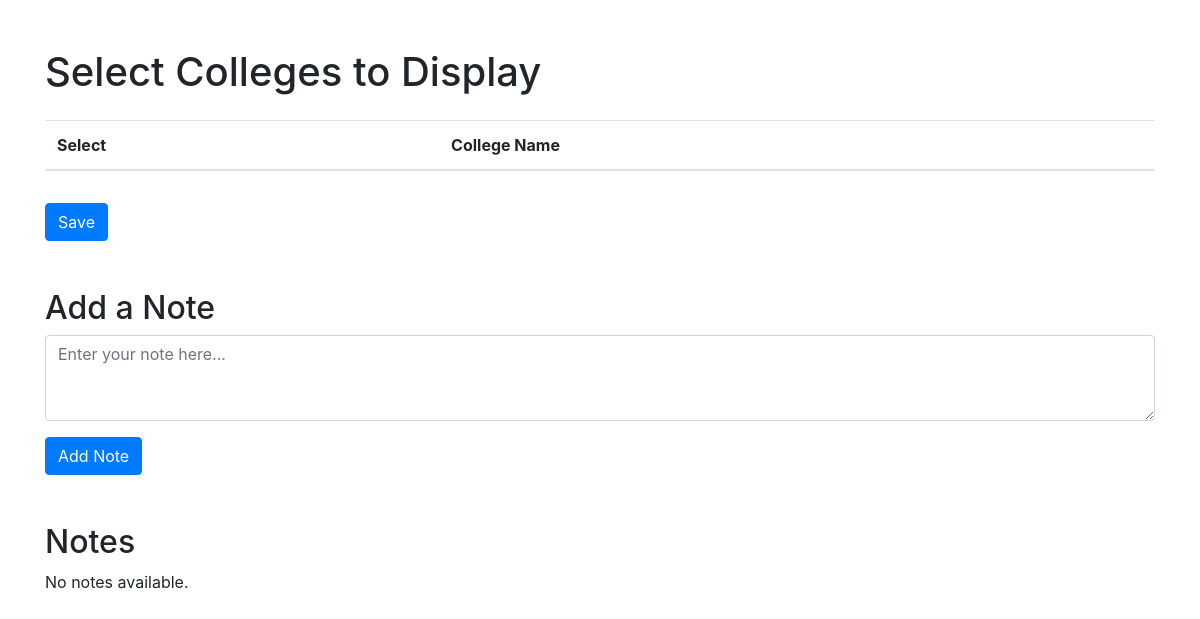
The app's page /select-college/, older data.
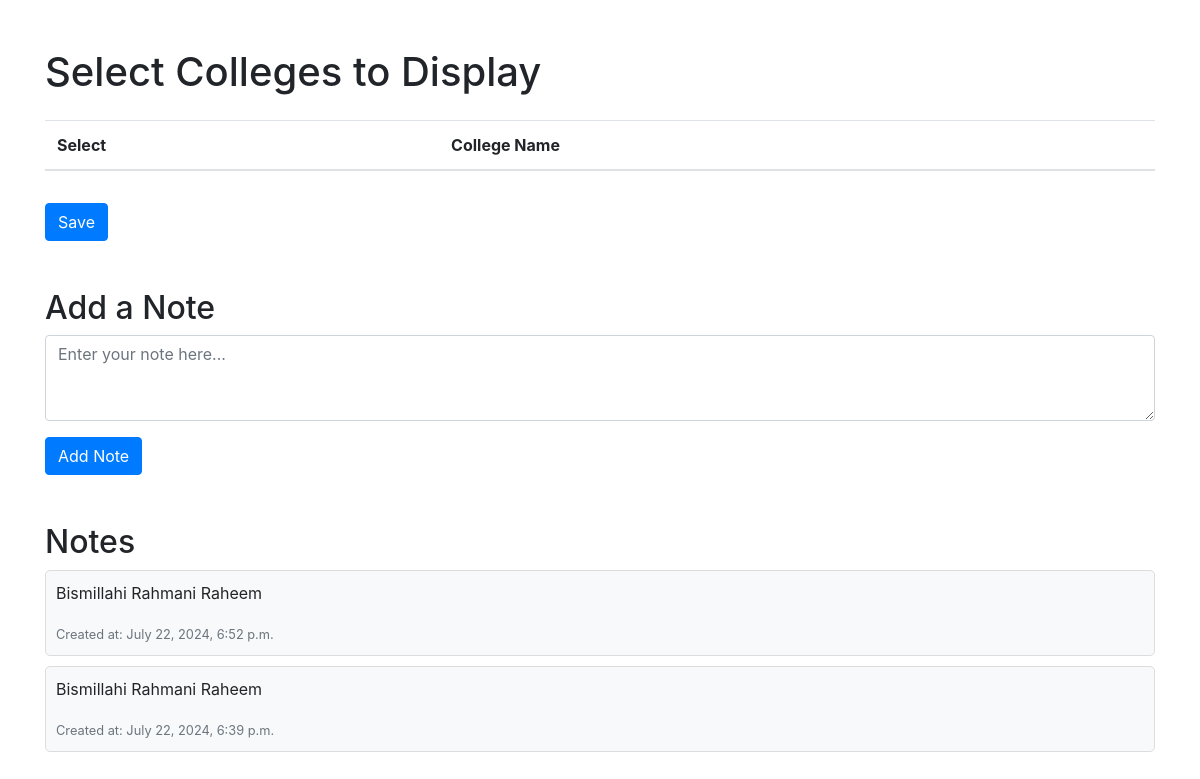
The same page, newer data.
### display/models.py (models this page shows, shortened)
class Note(models.Model):
    content = models.TextField()
    created_at = models.DateTimeField(auto_now_add=True)
    updated_at = models.DateTimeField(auto_now=True)

### display/views.py (the view, shortened to what this page needs)
# urls.py: path('select-college/', admin_view, name='select_college'),
def admin_view(request):
    colleges = fetch_seat_data()
    for college in colleges:
        college['display'] = SelectedCollege.objects.filter(name=college['college'], display=True).exists()
    notes = Note.objects.all().order_by('-created_at')  # Fetch notes to display
    return render(request, 'select_college.html', {'colleges': colleges, 'notes': notes})

### display/templates/select_college.html (shortened to what this page needs)
<!DOCTYPE html>
<html lang="en">
<head>
    <link rel="stylesheet" href="https://maxcdn.bootstrapcdn.com/bootstrap/4.5.2/css/bootstrap.min.css">
    <link rel="stylesheet" href="https://cdnjs.cloudflare.com/ajax/libs/animate.css/4.1.1/animate.min.css">
</head>
<body>
    <div class="container mt-5">
        <h1 class="mb-4">Select Colleges to Display</h1>
        <form method="post">
            <table class="table table-striped">
                <thead>
                    <tr>
                        <th scope="col">Select</th>
                        <th scope="col">College Name</th>
                    </tr>
                </thead>
            </table>
            <button id="submit-button" type="submit" class="btn btn-primary mt-3">Save</button>
        </form>
        <div class="note-container mt-5">
            <h2>Add a Note</h2>
            <form method="post">
                <div class="form-group">
                    <textarea class="form-control" name="note_content" rows="3" placeholder="Enter your note here..."></textarea>
                </div>
                <button type="submit" class="btn btn-primary">Add Note</button>
            </form>
        </div>
        <div class="note-container mt-5">
            <h2>Notes</h2>
            {% for note in notes %}
                <div class="note">
                    <p>{{ note.content }}</p>
                    <small class="text-muted">Created at: {{ note.created_at }}</small>
                </div>
            {% empty %}
                <p>No notes available.</p>
            {% endfor %}
        </div>
    </div>
</body>
</html>

Row changes from the older to the newer data that the page shows:
added Note: content "Bismillahi Rahmani Raheem", created_at "July 22, 2024, 6:52 p.m."
added Note: content "Bismillahi Rahmani Raheem", created_at "July 22, 2024, 6:39 p.m."
Text that changed along with them:
text no longer shown: "No notes available."
